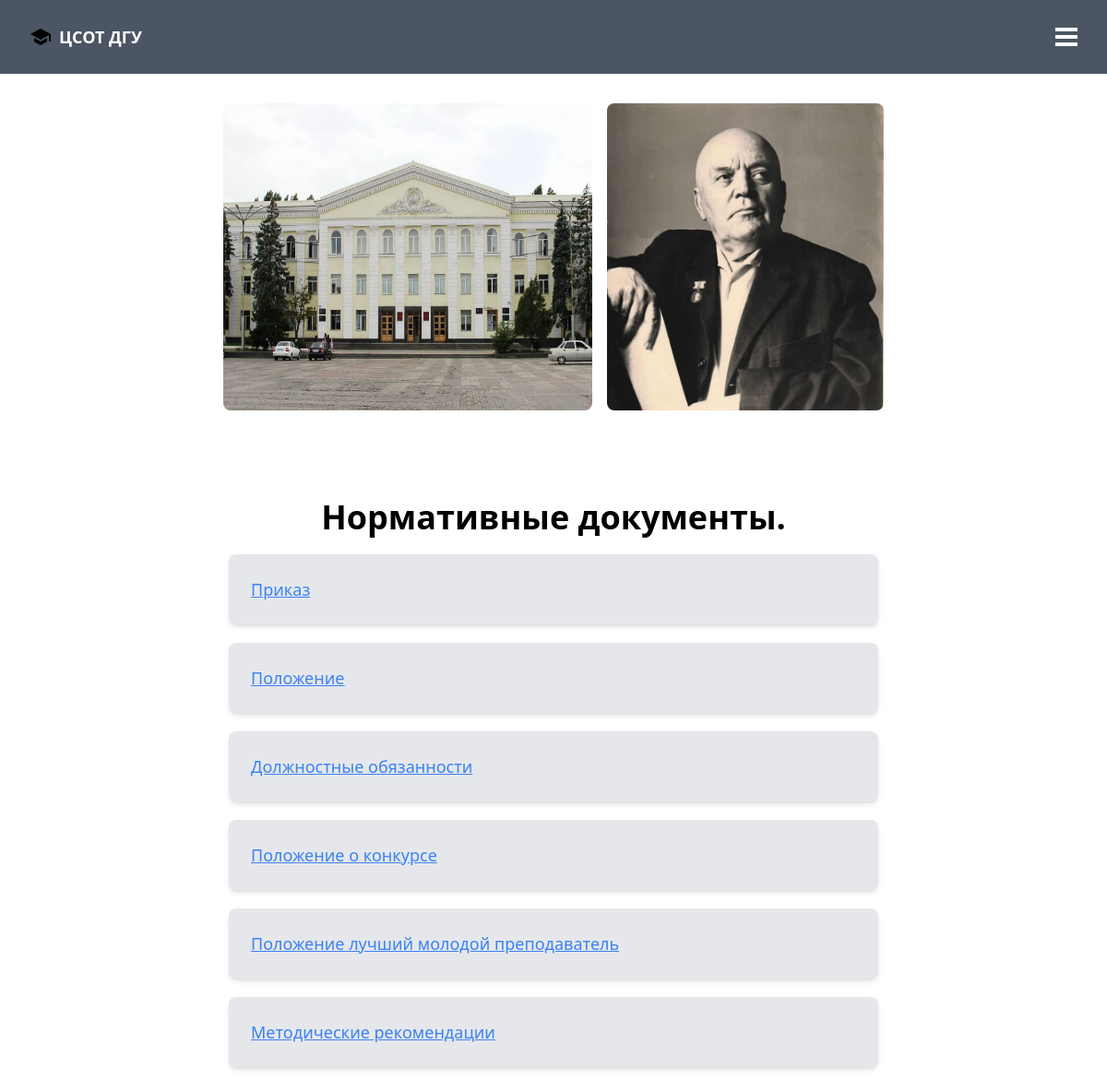
The app's page /users/documents/ with its own data.
### users/models.py (models this page shows, shortened)
class Documents(models.Model):
    title = models.CharField('Название', max_length=255)
    document = models.FileField('Материал', upload_to='documents', null=True)
    class Meta:
        verbose_name = 'Документ'
        verbose_name_plural = 'Документы'

### users/views.py (the view)
# urls.py: path('documents/', DocumentsList.as_view(), name='documents'),
class DocumentsList(ListView):
    queryset = Documents.objects.all()
    template_name = 'documents.html'
    context_object_name = 'documents'

### templates/documents.html
{% extends 'layouts/blank.html' %}
{% block content %}
    <div class="flex justify-center mt-8">
        <img src="/static/images/smapse-dagestanskij-gosudarstvennyj-universitet-1.png" class="rounded-lg w-1/3 h-auto">
        <img src="/static/images/s.jpg" class="rounded-lg w-1/4 h-auto ml-4">
    </div>
    <div class="max-w-3xl mx-auto px-8 py-24 text-center">
        <h1>Нормативные документы.</h1>
        <ul>
            {% for document in documents %}
                <div class="bg-gray-200 p-6 rounded-lg shadow-md text-left mt-5">
                    <li><a href="{{ document.link }}" class="text-blue-500 underline text-lg">{{ document.title }}</a></li>
                </div>
            {% endfor %}
        </ul>
    </div>
{% endblock %}

### templates/base.html (style rules this page uses)
h1 { @apply text-4xl font-bold mb-4 }

### records on screen
Documents: title "Приказ"
Documents: title "Положение"
Documents: title "Должностные обязанности"
Documents: title "Положение о конкурсе"
Documents: title "Положение лучший молодой преподаватель"
Documents: title "Методические рекомендации"
